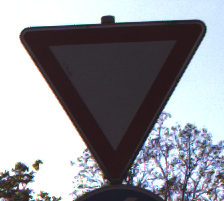
#> input picture RobotDreams/images/yield.png, 224 x 201 px
$ jupyter execute HoughTransform.ipynb
#> lines starting #> are read from the running program, lines starting #| are printed output that depends on the picture
### Hough Transform

> This notebook demonstrates the Hough Transform technique for detecting lines in an image. <br/>
The process involves reading an image, converting it to grayscale, applying Canny edge detection, and then using the Hough Transform to identify and draw lines based on the detected edges. <br/>
 The results are visualized using matplotlib.

import required libraries

- cv2 - for image processing
- math - for mathematical operations
- numpy - for numerical operations
- seaborn - for data visualization
- matplotlib.pyplot - for plotting images and graphs

[cell 1]
import math

import cv2
import numpy as np
import seaborn as sns
from matplotlib import pyplot as plt

set up plotting parameters for better visualization of images and graphs. The figure size is set to 15x10 inches and the style is set to 'whitegrid' for a clean look.

[cell 2]
plt.rcParams['figure.figsize'] = [15, 10]
sns.set_style('whitegrid')

read image and convert it to grayscale, then apply Canny edge detection to find edges in the image. The original image and the edge-detected image are displayed side by side using matplotlib.

[cell 3]
img = cv2.imread('../images/yield.png')
#> img is the input picture: shape (201, 224, 3); mean B, G, R 152.4, 145.8, 145.1
img = cv2.cvtColor(img, cv2.COLOR_BGR2RGB)
gray = cv2.cvtColor(img, cv2.COLOR_RGB2GRAY)
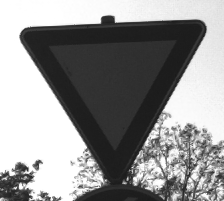
#> gray: shape (201, 224); min 26, max 255, mean 146.3
edges = cv2.Canny(gray, threshold1=100, threshold2=550)
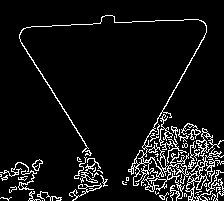
#> edges: shape (201, 224); 7.9% white in thin lines or dots

plt.subplot(121), plt.imshow(img), plt.grid(False)
plt.subplot(122), plt.imshow(edges, cmap='gray'), plt.grid(False)
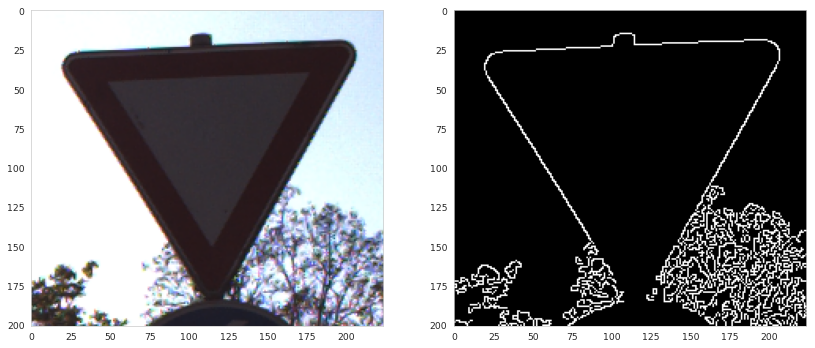
#> figure drawn by matplotlib, 2 panels

initialize HoughLines and draw lines on a blank image based on the detected edges. The original edge-detected image and the image with Hough lines are displayed side by side using matplotlib.

[cell 4]
lines = cv2.HoughLines(edges,
                       rho=1, # Distance resolution in pixels
                       theta=2*np.pi/180, # Angle resolution in radians
                       threshold=50) # Min number of votes
#> lines = 102 rows, first 8: [4, 2.58], [26, 1.54], [195, 0.524], [196, 0.489], [205, 1.36], [199, 1.4], [210, 1.08], [175, 1.64]
hough = np.zeros_like(edges)


for i in range(len(lines[0:3])):
    rho = lines[i][0][0]
    theta = lines[i][0][1]
    a = math.cos(theta)
    b = math.sin(theta)
    x0 = a * rho
    y0 = b * rho
    pt1 = (int(x0 + 1000 * (-b)), int(y0 + 1000 * a))
    pt2 = (int(x0 - 1000 * (-b)), int(y0 - 1000 * a))
    cv2.line(hough, pt1, pt2, 255, 1, cv2.LINE_AA)
#> this loop made 3 passes
#> (rho, theta, a, b, x0, y0, pt1, pt2) on passes 1 to 3: (4, 2.58, -0.848, 0.53, -3.39, 2.12, (-533, -845), (526, 850)), (26, 1.54, 0.0349, 0.999, 0.907, 25.98, (-998, 60), (1000, -8)), (195, 0.524, 0.866, 0.5, 168.9, 97.5, (-331, 963), (668, -768))
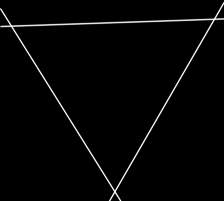
#> hough: shape (201, 224); min 0, max 253, mean 5.1

plt.subplot(121), plt.imshow(edges, cmap='gray'), plt.grid(False)
plt.subplot(122), plt.imshow(hough, cmap='gray'), plt.grid(False)
